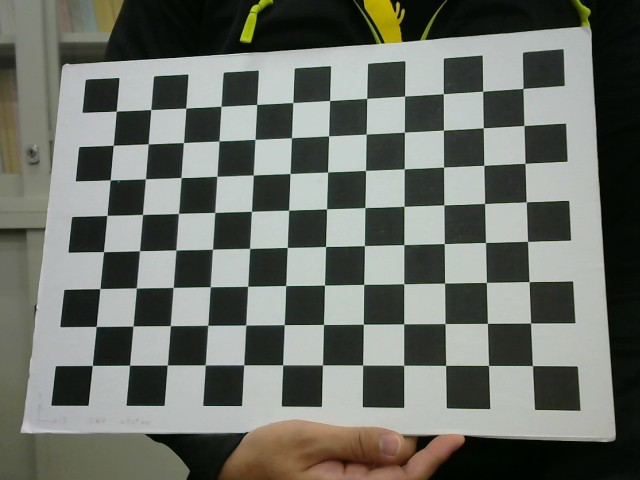
#> input picture script/webcam/image/img_0.jpg, 640 x 480 px; its folder holds only this picture in this run
$ python camera_calibration.py
#> lines starting #> are read from the running program, lines starting #| are printed output that depends on the picture; after the words box and inside, x2 and y2 are one past the last pixel; in counts of white or black regions, pixels touching at a corner belong together
#! /bin/usr/python3
import numpy as np
import cv2 as cv
from csv import writer
from glob import glob
WorkingSpace = "."

# termination criteria
criteria = (cv.TERM_CRITERIA_EPS + cv.TERM_CRITERIA_MAX_ITER, 29, 0.001)
# prepare object points, like (0,0,0), (1,0,0), (2,0,0) ....,(6,5,0)
objp = np.zeros((8*12,3), np.float32)
objp[:,:2] = np.mgrid[0:12,0:8].T.reshape(-1,2)
# Arrays to store object points and image points from all the images.
objpoints = [] # 3d point in real world space
imgpoints = [] # 2d points in image plane.
images = glob('./image/*.jpg')
for fname in images:
    img = cv.imread(fname)
#> img is the input picture: shape (480, 640, 3); mean B, G, R 104.3, 111.6, 107.8
    gray = cv.cvtColor(img, cv.COLOR_BGR2GRAY)
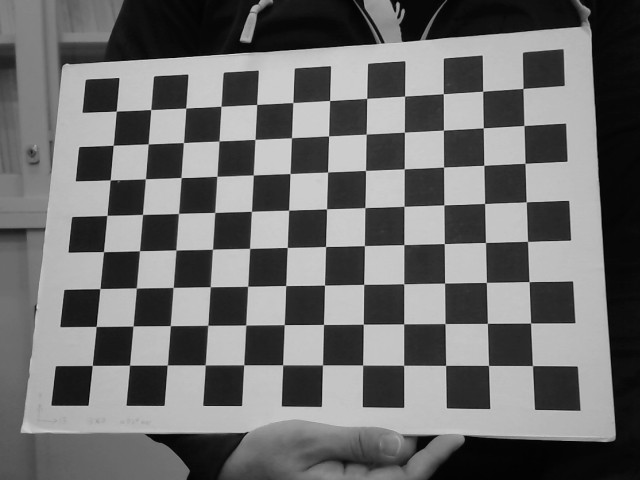
#> gray: shape (480, 640); min 1, max 221, mean 109.7
    # Find the chess board corners
    ret, corners = cv.findChessboardCorners(gray, (12,8), None)
#> ret = True; corners = 96 rows, first 8: [116.1, 111.2], [150.5, 109.6], [185.6, 108.1], [220.8, 106.1], [256.6, 104.7], [293.1, 102.6], [329.6, 100.6], [366.8, 98.2]
    # If found, add object points, image points (after refining them)
    if ret == True:
        objpoints.append(objp)
        corners2 = cv.cornerSubPix(gray,corners, (11,11), (-1,-1), criteria)
#> corners2 = 96 rows, first 8: [116.3, 111.1], [150.8, 109.5], [185.7, 108.1], [221, 106.3], [256.6, 104.4], [292.8, 102.5], [329.6, 100.5], [366.7, 98.34]
        imgpoints.append(corners)
        # Draw and display the corners
        cv.drawChessboardCorners(img, (12,8), corners2, ret)
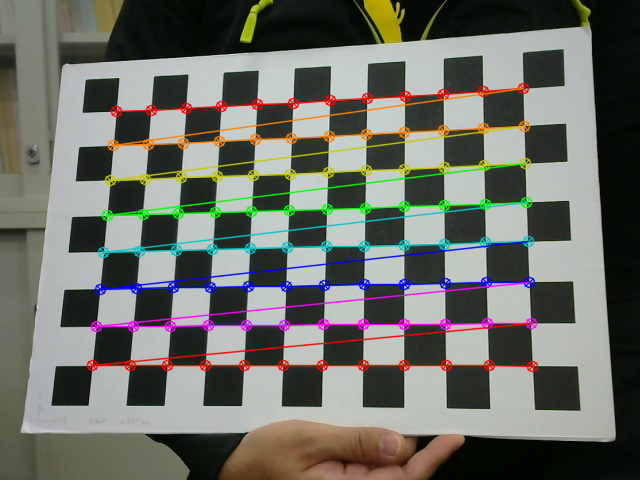
#> img: shape (480, 640, 3); 8.5% of pixels changed, all inside (x1, y1, x2, y2) = (86, 82, 539, 373)
        cv.imshow('img', img)
        cv.waitKey(500)
cv.destroyAllWindows()

ret, mtx, dist, rvecs, tvecs = cv.calibrateCamera(objpoints, imgpoints, gray.shape[::-1], None, None)
#> ret = 0.102; mtx = [[748.9, 0, 365.3], [0, 745.4, 253.2], [0, 0, 1]]; dist = [[0.041, 0.561, -0.00445, 0.00441, -1.8]]; rvecs = ([-0.233, 0.16, -0.00449],); tvecs = ([-6.88, -3.92, 20.87],)

FileName = WorkingSpace + "/config/CameraMatrix.txt"
np.savetxt(FileName, mtx, delimiter=',')
FileName = WorkingSpace + "/config/CameraDistortion.txt"
np.savetxt(FileName, dist, delimiter=',')

$ run again, on script/webcam/image/img_12.jpg
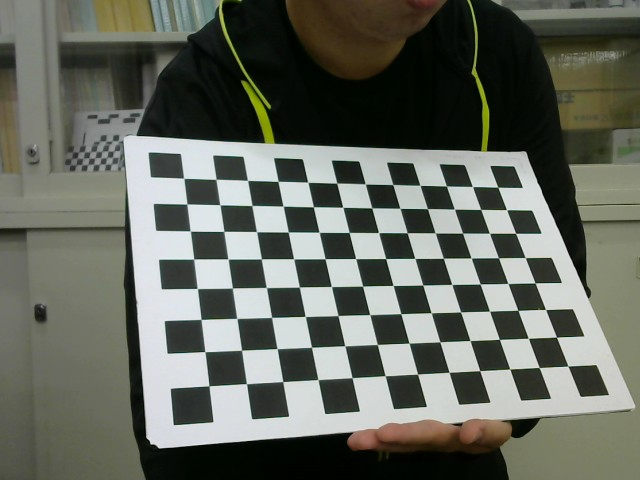
#> input picture script/webcam/image/img_12.jpg, 640 x 480 px
#> img is the input picture: shape (480, 640, 3); mean B, G, R 94.5, 103.8, 100.1
#> `gray = cv.cvtColor(img, cv.COLOR_BGR2GRAY)`:
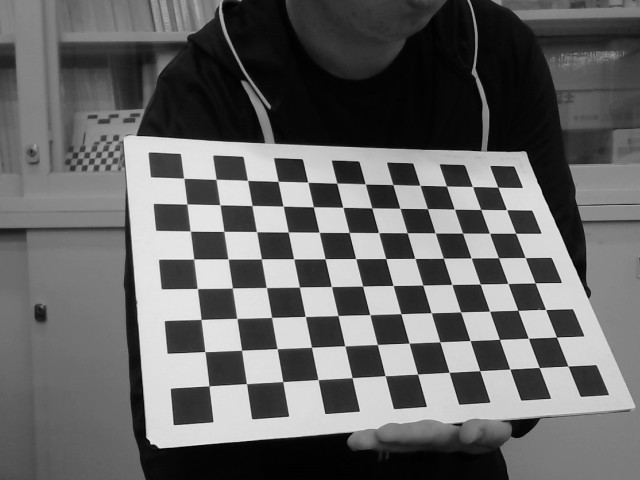
#> gray: shape (480, 640); min 0, max 238, mean 101.7
#> `ret, corners = cv.findChessboardCorners(gray, (12,8), None)`: ret = True; corners = 96 rows, first 8: [183.7, 178.3], [216, 179.4], [247.5, 180.4], [278, 181.3], [307.7, 182.1], [336.7, 183.1], [365.3, 184], [392.8, 184.6]
#> corners2 = 96 rows, first 8: [183.7, 178.3], [216, 179.3], [247.5, 180.4], [278, 181.4], [307.8, 182.2], [336.8, 183.1], [365.3, 184], [392.8, 184.5]
#> `cv.drawChessboardCorners(img, (12,8), corners2, ret)`:
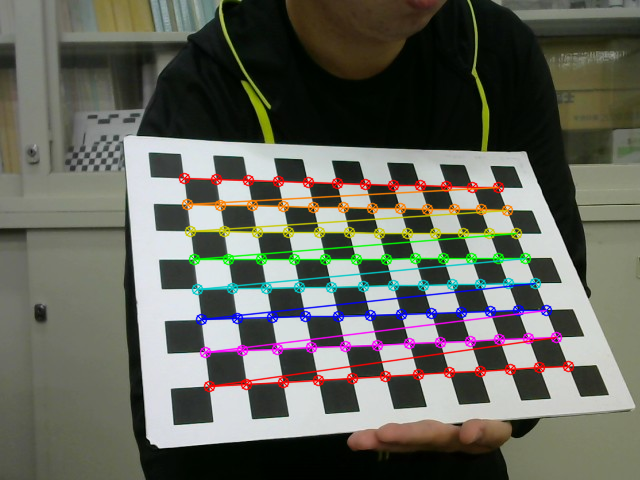
#> img: shape (480, 640, 3); 7.11% of pixels changed, all inside (x1, y1, x2, y2) = (178, 172, 575, 393)
#> `ret, mtx, dist, rvecs, tvecs = cv.calibrateCamera(objpoints, imgpoints..`: ret = 0.0852; mtx = [[834.8, 0, 373.8], [0, 882.2, 270.5], [0, 0, 1]]; dist = [[0.0433, 1.8, -0.00709, 0.0114, -15.64]]; rvecs = ([-0.642, -0.346, -0.126],); tvecs = ([-5.9, -2.69, 25.89],)

$ run again, on script/webcam/image/img_13.jpg
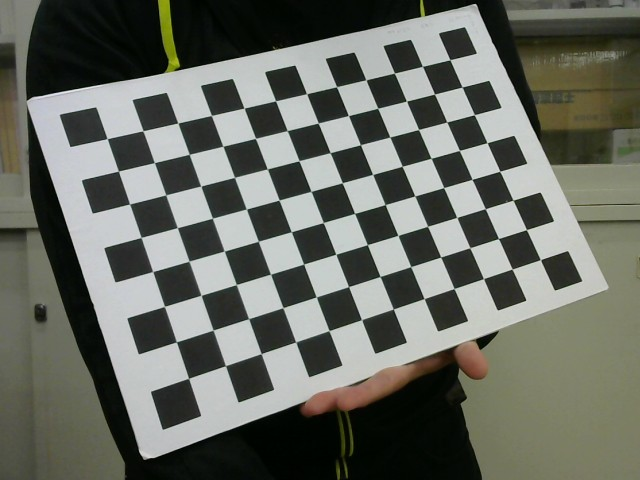
#> input picture script/webcam/image/img_13.jpg, 640 x 480 px
#> img is the input picture: shape (480, 640, 3); mean B, G, R 98.4, 106.7, 103.7
#> `gray = cv.cvtColor(img, cv.COLOR_BGR2GRAY)`:
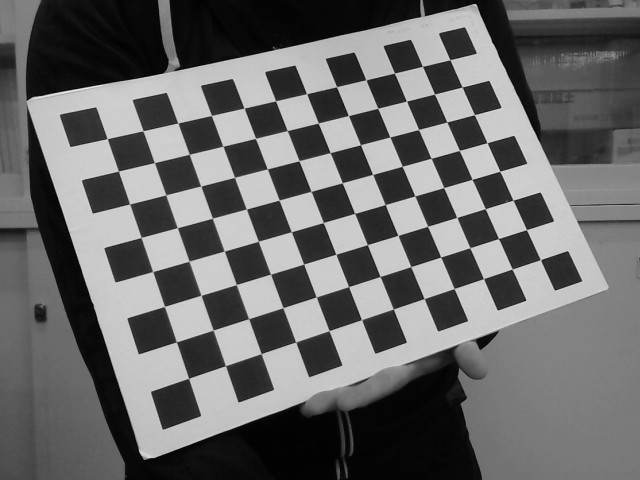
#> gray: shape (480, 640); min 0, max 236, mean 104.9
#> `ret, corners = cv.findChessboardCorners(gray, (12,8), None)`: ret = True; corners = 96 rows, first 8: [107.1, 138.4], [142.8, 130.8], [177.9, 123.1], [211.4, 115.4], [244.2, 108.2], [275.4, 100.8], [306.6, 93.7], [336.5, 86.67]
#> corners2 = 96 rows, first 8: [107.2, 138.6], [143, 130.8], [177.8, 123], [211.4, 115.5], [244.1, 108.1], [275.6, 100.8], [306.6, 93.72], [336.5, 86.69]
#> `cv.drawChessboardCorners(img, (12,8), corners2, ret)`:
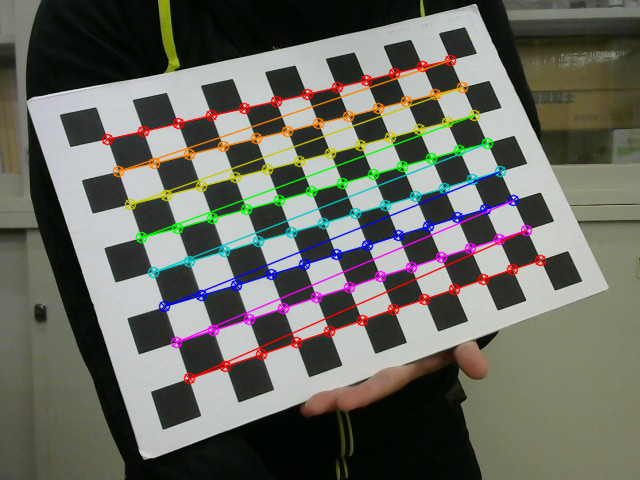
#> img: shape (480, 640, 3); 7.32% of pixels changed, all inside (x1, y1, x2, y2) = (101, 54, 547, 385)
#> `ret, mtx, dist, rvecs, tvecs = cv.calibrateCamera(objpoints, imgpoints..`: ret = 0.0813; mtx = [[843.9, 0, 349.9], [0, 850.1, 246.8], [0, 0, 1]]; dist = [[0.00388, 2.28, -0.00502, 0.00765, -12.81]]; rvecs = ([-0.301, -0.312, -0.333],); tvecs = ([-6.7, -2.95, 23.41],)

$ run again, on script/webcam/image/img_14.jpg
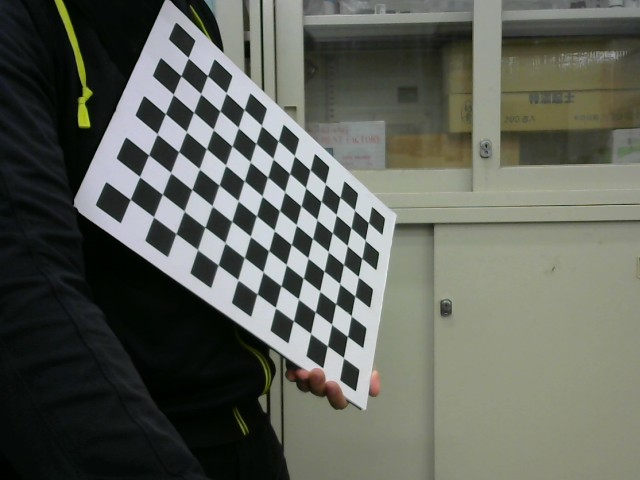
#> input picture script/webcam/image/img_14.jpg, 640 x 480 px
#> img is the input picture: shape (480, 640, 3); mean B, G, R 89.9, 98.3, 94.9
#> `gray = cv.cvtColor(img, cv.COLOR_BGR2GRAY)`:
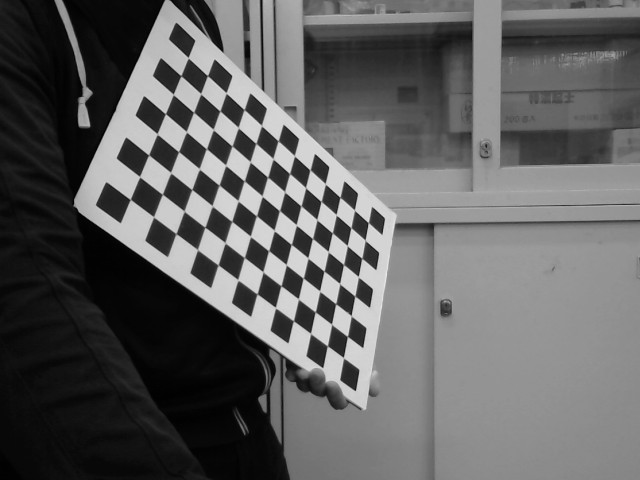
#> gray: shape (480, 640); min 0, max 234, mean 96.4
#> `ret, corners = cv.findChessboardCorners(gray, (12,8), None)`: ret = True; corners = 96 rows, first 8: [188.2, 57.66], [207.4, 75.59], [226.1, 92.89], [244.1, 109.6], [261.5, 125.6], [278.2, 141], [294.6, 156.1], [309.8, 170]
#> corners2 = 96 rows, first 8: [188.2, 57.65], [207.5, 75.64], [226.2, 92.91], [244.1, 109.6], [261.5, 125.5], [278.2, 140.7], [294.4, 155.7], [310.2, 169.5]
#> `cv.drawChessboardCorners(img, (12,8), corners2, ret)`:
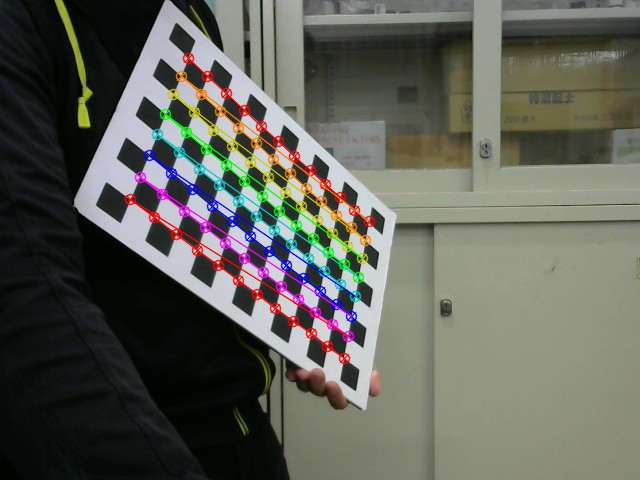
#> img: shape (480, 640, 3); 5.21% of pixels changed, all inside (x1, y1, x2, y2) = (124, 52, 376, 365)
#> `ret, mtx, dist, rvecs, tvecs = cv.calibrateCamera(objpoints, imgpoints..`: ret = 0.156; mtx = [[732, 0, 319.3], [0, 787.7, 239.6], [0, 0, 1]]; dist = [[0.011, 2.89, -0.0271, 0.00883, -20.3]]; rvecs = ([-0.546, -0.695, 0.431],); tvecs = ([-5.26, -6.7, 29.8],)

$ run again, on script/webcam/image/img_1.jpg
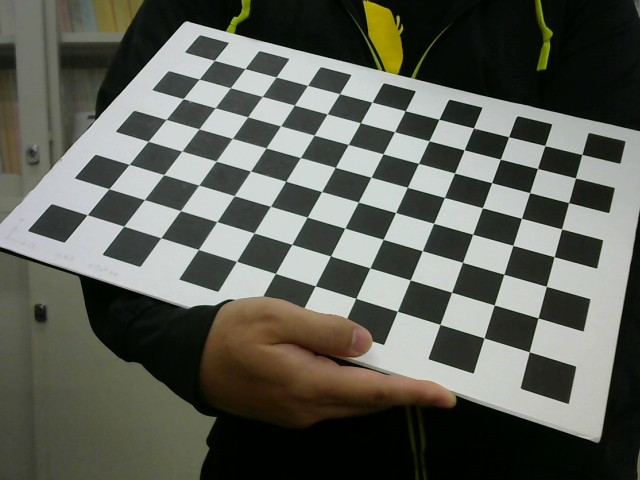
#> input picture script/webcam/image/img_1.jpg, 640 x 480 px
#> img is the input picture: shape (480, 640, 3); mean B, G, R 87.3, 95.6, 93.5
#> `gray = cv.cvtColor(img, cv.COLOR_BGR2GRAY)`:
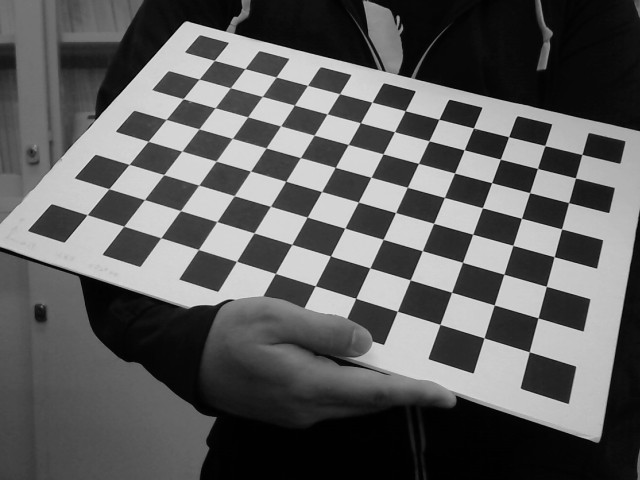
#> gray: shape (480, 640); min 0, max 230, mean 94.1
#> `ret, corners = cv.findChessboardCorners(gray, (12,8), None)`: ret = True; corners = 96 rows, first 8: [214.3, 60.42], [245, 68.58], [276.2, 77.07], [307.4, 85.41], [339.6, 93.63], [372, 102.1], [405.2, 110.7], [438.8, 119.3]
#> corners2 = 96 rows, first 8: [214.3, 60.38], [245, 68.61], [276.1, 76.97], [307.5, 85.37], [339.5, 93.66], [372, 102.2], [405.3, 110.7], [438.9, 119.3]
#> `cv.drawChessboardCorners(img, (12,8), corners2, ret)`:
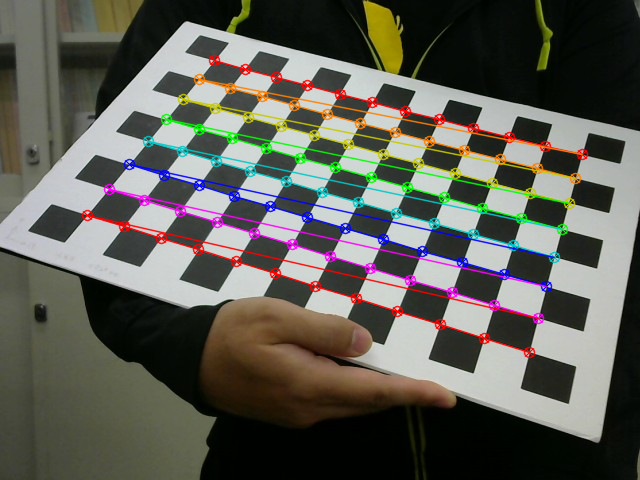
#> img: shape (480, 640, 3); 8.14% of pixels changed, all inside (x1, y1, x2, y2) = (81, 54, 589, 359)
#> `ret, mtx, dist, rvecs, tvecs = cv.calibrateCamera(objpoints, imgpoints..`: ret = 0.0824; mtx = [[650.5, 0, 331.4], [0, 546.3, 205.2], [0, 0, 1]]; dist = [[0.0134, 0.643, -0.0135, 0.00564, -2.28]]; rvecs = ([-0.578, 0.06, 0.365],); tvecs = ([-3.51, -5.12, 19.62],)
